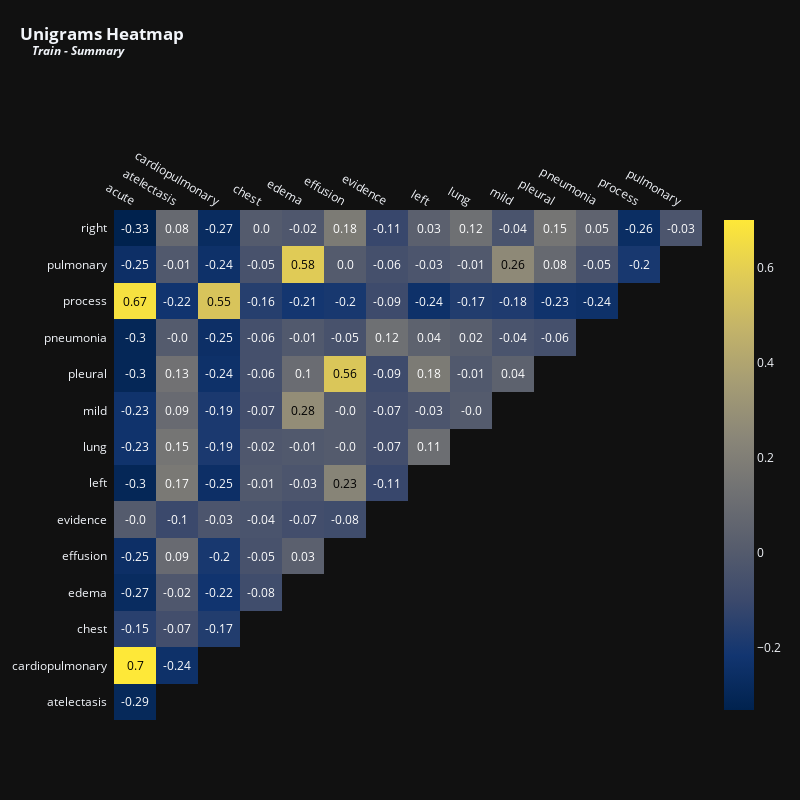

This figure's notebook cell:
### Markdown cell above
<p style="font-family: Calibri, serif; text-align: left;
          font-size: 24px; letter-spacing: .85px;color: #02011a">You can see that the correlations between these terms are neither strongly positive nor strongly negative. The most positively correlated terms are <i>"don"</i> and <i>"know"</i>, at 0.12. It is relevant to observe that the <code>TfidfVectorizer</code> function performs some changes to the text, such as removing contractions, which explains why the word <i>don't</i> appears without its apostrophe <i>'t</i>.</p>
          
<p style="font-family: Calibri, serif; text-align: left;
          font-size: 24px; letter-spacing: .85px;color: #02011a">It is also interesting to notice a negative correlation — although still not extremely significant — between the terms <i>"yes"</i> and <i>"yeah"</i>. Maybe this happens because it would be redundant to include both in the same findings, or perhaps the data captures a tendency of individuals to use <i>"yeah"</i> instead of <i>"yes"</i> during conversations. These are some hypotheses we can consider when analyzing this type of heatmaps.</p>
          
<p style="font-family: Calibri, serif; text-align: left;
          font-size: 24px; letter-spacing: .85px;color: #02011a">Let's perform the same analysis to the summaries.</p>

### Code cell
vectorizer = TfidfVectorizer(max_features = 15,stop_words = 'english') # Top 15 terms
x = vectorizer.fit_transform(train["impression"].fillna(''))
df_tfidfvect = pd.DataFrame(x.toarray(), columns=vectorizer.get_feature_names_out())
plot_correlation(df_tfidfvect, 'Unigrams', 'Train - Summary', 800, 800, 12)

### Figure 1 — Plotly figure (JSON) as saved in the notebook; plotly's stock layout.template omitted (floating-point values rounded to 4 significant figures)
{"data": [{"colorscale": [[0, "#00224e"], [0.1111, "#123570"], [0.2222, "#3b496c"], [0.3333, "#575d6d"], [0.4444, "#707173"], [0.5556, "#8a8678"], [0.6667, "#a59c74"], [0.7778, "#c3b369"], [0.8889, "#e1cc55"], [1, "#fee838"]], "reversescale": false, "showscale": false, "x": ["acute", "atelectasis", "cardiopulmonary", "chest", "edema", "effusion", "evidence", "left", "lung", "mild", "pleural", "pneumonia", "process", "pulmonary"], "y": ["right", "pulmonary", "process", "pneumonia", "pleural", "mild", "lung", "left", "evidence", "effusion", "edema", "chest", "cardiopulmonary", "atelectasis"], "z": [[-0.33, 0.08, -0.27, 0, -0.02, 0.18, -0.11, 0.03, 0.12, -0.04, 0.15, 0.05, -0.26, -0.03], [-0.25, -0.01, -0.24, -0.05, 0.58, 0, -0.06, -0.03, -0.01, 0.26, 0.08, -0.05, -0.2], [0.67, -0.22, 0.55, -0.16, -0.21, -0.2, -0.09, -0.24, -0.17, -0.18, -0.23, -0.24], [-0.3, 0, -0.25, -0.06, -0.01, -0.05, 0.12, 0.04, 0.02, -0.04, -0.06], [-0.3, 0.13, -0.24, -0.06, 0.1, 0.56, -0.09, 0.18, -0.01, 0.04], [-0.23, 0.09, -0.19, -0.07, 0.28, 0, -0.07, -0.03, 0], [-0.23, 0.15, -0.19, -0.02, -0.01, 0, -0.07, 0.11], [-0.3, 0.17, -0.25, -0.01, -0.03, 0.23, -0.11], [0, -0.1, -0.03, -0.04, -0.07, -0.08], [-0.25, 0.09, -0.2, -0.05, 0.03], [-0.27, -0.02, -0.22, -0.08], [-0.15, -0.07, -0.17], [0.7, -0.24], [-0.29]], "type": "heatmap"}, {"colorscale": [[0, "#00224e"], [0.1111, "#123570"], [0.2222, "#3b496c"], [0.3333, "#575d6d"], [0.4444, "#707173"], [0.5556, "#8a8678"], [0.6667, "#a59c74"], [0.7778, "#c3b369"], [0.8889, "#e1cc55"], [1, "#fee838"]], "showscale": true, "visible": true, "z": [[-0.33, 0.08, -0.27, 0, -0.02, 0.18, -0.11, 0.03, 0.12, -0.04, 0.15, 0.05, -0.26, -0.03], [-0.25, -0.01, -0.24, -0.05, 0.58, 0, -0.06, -0.03, -0.01, 0.26, 0.08, -0.05, -0.2], [0.67, -0.22, 0.55, -0.16, -0.21, -0.2, -0.09, -0.24, -0.17, -0.18, -0.23, -0.24], [-0.3, 0, -0.25, -0.06, -0.01, -0.05, 0.12, 0.04, 0.02, -0.04, -0.06], [-0.3, 0.13, -0.24, -0.06, 0.1, 0.56, -0.09, 0.18, -0.01, 0.04], [-0.23, 0.09, -0.19, -0.07, 0.28, 0, -0.07, -0.03, 0], [-0.23, 0.15, -0.19, -0.02, -0.01, 0, -0.07, 0.11], [-0.3, 0.17, -0.25, -0.01, -0.03, 0.23, -0.11], [0, -0.1, -0.03, -0.04, -0.07, -0.08], [-0.25, 0.09, -0.2, -0.05, 0.03], [-0.27, -0.02, -0.22, -0.08], [-0.15, -0.07, -0.17], [0.7, -0.24], [-0.29]], "type": "heatmap"}], "layout": {"annotations": [{"font": {"color": "#FFFFFF", "size": 12}, "showarrow": false, "text": "-0.33", "x": "acute", "xref": "x", "y": "right", "yref": "y"}, {"font": {"color": "#FFFFFF", "size": 12}, "showarrow": false, "text": "0.08", "x": "atelectasis", "xref": "x", "y": "right", "yref": "y"}, {"font": {"color": "#FFFFFF", "size": 12}, "showarrow": false, "text": "-0.27", "x": "cardiopulmonary", "xref": "x", "y": "right", "yref": "y"}, {"font": {"color": "#FFFFFF", "size": 12}, "showarrow": false, "text": "0.0", "x": "chest", "xref": "x", "y": "right", "yref": "y"}, {"font": {"color": "#FFFFFF", "size": 12}, "showarrow": false, "text": "-0.02", "x": "edema", "xref": "x", "y": "right", "yref": "y"}, {"font": {"color": "#FFFFFF", "size": 12}, "showarrow": false, "text": "0.18", "x": "effusion", "xref": "x", "y": "right", "yref": "y"}, {"font": {"color": "#FFFFFF", "size": 12}, "showarrow": false, "text": "-0.11", "x": "evidence", "xref": "x", "y": "right", "yref": "y"}, {"font": {"color": "#FFFFFF", "size": 12}, "showarrow": false, "text": "0.03", "x": "left", "xref": "x", "y": "right", "yref": "y"}, {"font": {"color": "#FFFFFF", "size": 12}, "showarrow": false, "text": "0.12", "x": "lung", "xref": "x", "y": "right", "yref": "y"}, {"font": {"color": "#FFFFFF", "size": 12}, "showarrow": false, "text": "-0.04", "x": "mild", "xref": "x", "y": "right", "yref": "y"}, {"font": {"color": "#FFFFFF", "size": 12}, "showarrow": false, "text": "0.15", "x": "pleural", "xref": "x", "y": "right", "yref": "y"}, {"font": {"color": "#FFFFFF", "size": 12}, "showarrow": false, "text": "0.05", "x": "pneumonia", "xref": "x", "y": "right", "yref": "y"}, {"font": {"color": "#FFFFFF", "size": 12}, "showarrow": false, "text": "-0.26", "x": "process", "xref": "x", "y": "right", "yref": "y"}, {"font": {"color": "#FFFFFF", "size": 12}, "showarrow": false, "text": "-0.03", "x": "pulmonary", "xref": "x", "y": "right", "yref": "y"}, {"font": {"color": "#FFFFFF", "size": 12}, "showarrow": false, "text": "-0.25", "x": "acute", "xref": "x", "y": "pulmonary", "yref": "y"}, {"font": {"color": "#FFFFFF", "size": 12}, "showarrow": false, "text": "-0.01", "x": "atelectasis", "xref": "x", "y": "pulmonary", "yref": "y"}, {"font": {"color": "#FFFFFF", "size": 12}, "showarrow": false, "text": "-0.24", "x": "cardiopulmonary", "xref": "x", "y": "pulmonary", "yref": "y"}, {"font": {"color": "#FFFFFF", "size": 12}, "showarrow": false, "text": "-0.05", "x": "chest", "xref": "x", "y": "pulmonary", "yref": "y"}, {"font": {"color": "#000000", "size": 12}, "showarrow": false, "text": "0.58", "x": "edema", "xref": "x", "y": "pulmonary", "yref": "y"}, {"font": {"color": "#FFFFFF", "size": 12}, "showarrow": false, "text": "0.0", "x": "effusion", "xref": "x", "y": "pulmonary", "yref": "y"}, {"font": {"color": "#FFFFFF", "size": 12}, "showarrow": false, "text": "-0.06", "x": "evidence", "xref": "x", "y": "pulmonary", "yref": "y"}, {"font": {"color": "#FFFFFF", "size": 12}, "showarrow": false, "text": "-0.03", "x": "left", "xref": "x", "y": "pulmonary", "yref": "y"}, {"font": {"color": "#FFFFFF", "size": 12}, "showarrow": false, "text": "-0.01", "x": "lung", "xref": "x", "y": "pulmonary", "yref": "y"}, {"font": {"color": "#000000", "size": 12}, "showarrow": false, "text": "0.26", "x": "mild", "xref": "x", "y": "pulmonary", "yref": "y"}, {"font": {"color": "#FFFFFF", "size": 12}, "showarrow": false, "text": "0.08", "x": "pleural", "xref": "x", "y": "pulmonary", "yref": "y"}, {"font": {"color": "#FFFFFF", "size": 12}, "showarrow": false, "text": "-0.05", "x": "pneumonia", "xref": "x", "y": "pulmonary", "yref": "y"}, {"font": {"color": "#FFFFFF", "size": 12}, "showarrow": false, "text": "-0.2", "x": "process", "xref": "x", "y": "pulmonary", "yref": "y"}, {"font": {"color": "#000000", "size": 12}, "showarrow": false, "text": "0.67", "x": "acute", "xref": "x", "y": "process", "yref": "y"}, {"font": {"color": "#FFFFFF", "size": 12}, "showarrow": false, "text": "-0.22", "x": "atelectasis", "xref": "x", "y": "process", "yref": "y"}, {"font": {"color": "#000000", "size": 12}, "showarrow": false, "text": "0.55", "x": "cardiopulmonary", "xref": "x", "y": "process", "yref": "y"}, {"font": {"color": "#FFFFFF", "size": 12}, "showarrow": false, "text": "-0.16", "x": "chest", "xref": "x", "y": "process", "yref": "y"}, {"font": {"color": "#FFFFFF", "size": 12}, "showarrow": false, "text": "-0.21", "x": "edema", "xref": "x", "y": "process", "yref": "y"}, {"font": {"color": "#FFFFFF", "size": 12}, "showarrow": false, "text": "-0.2", "x": "effusion", "xref": "x", "y": "process", "yref": "y"}, {"font": {"color": "#FFFFFF", "size": 12}, "showarrow": false, "text": "-0.09", "x": "evidence", "xref": "x", "y": "process", "yref": "y"}, {"font": {"color": "#FFFFFF", "size": 12}, "showarrow": false, "text": "-0.24", "x": "left", "xref": "x", "y": "process", "yref": "y"}, {"font": {"color": "#FFFFFF", "size": 12}, "showarrow": false, "text": "-0.17", "x": "lung", "xref": "x", "y": "process", "yref": "y"}, {"font": {"color": "#FFFFFF", "size": 12}, "showarrow": false, "text": "-0.18", "x": "mild", "xref": "x", "y": "process", "yref": "y"}, {"font": {"color": "#FFFFFF", "size": 12}, "showarrow": false, "text": "-0.23", "x": "pleural", "xref": "x", "y": "process", "yref": "y"}, {"font": {"color": "#FFFFFF", "size": 12}, "showarrow": false, "text": "-0.24", "x": "pneumonia", "xref": "x", "y": "process", "yref": "y"}, {"font": {"color": "#FFFFFF", "size": 12}, "showarrow": false, "text": "-0.3", "x": "acute", "xref": "x", "y": "pneumonia", "yref": "y"}, {"font": {"color": "#FFFFFF", "size": 12}, "showarrow": false, "text": "-0.0", "x": "atelectasis", "xref": "x", "y": "pneumonia", "yref": "y"}, {"font": {"color": "#FFFFFF", "size": 12}, "showarrow": false, "text": "-0.25", "x": "cardiopulmonary", "xref": "x", "y": "pneumonia", "yref": "y"}, {"font": {"color": "#FFFFFF", "size": 12}, "showarrow": false, "text": "-0.06", "x": "chest", "xref": "x", "y": "pneumonia", "yref": "y"}, {"font": {"color": "#FFFFFF", "size": 12}, "showarrow": false, "text": "-0.01", "x": "edema", "xref": "x", "y": "pneumonia", "yref": "y"}, {"font": {"color": "#FFFFFF", "size": 12}, "showarrow": false, "text": "-0.05", "x": "effusion", "xref": "x", "y": "pneumonia", "yref": "y"}, {"font": {"color": "#FFFFFF", "size": 12}, "showarrow": false, "text": "0.12", "x": "evidence", "xref": "x", "y": "pneumonia", "yref": "y"}, {"font": {"color": "#FFFFFF", "size": 12}, "showarrow": false, "text": "0.04", "x": "left", "xref": "x", "y": "pneumonia", "yref": "y"}, {"font": {"color": "#FFFFFF", "size": 12}, "showarrow": false, "text": "0.02", "x": "lung", "xref": "x", "y": "pneumonia", "yref": "y"}, {"font": {"color": "#FFFFFF", "size": 12}, "showarrow": false, "text": "-0.04", "x": "mild", "xref": "x", "y": "pneumonia", "yref": "y"}, {"font": {"color": "#FFFFFF", "size": 12}, "showarrow": false, "text": "-0.06", "x": "pleural", "xref": "x", "y": "pneumonia", "yref": "y"}, {"font": {"color": "#FFFFFF", "size": 12}, "showarrow": false, "text": "-0.3", "x": "acute", "xref": "x", "y": "pleural", "yref": "y"}, {"font": {"color": "#FFFFFF", "size": 12}, "showarrow": false, "text": "0.13", "x": "atelectasis", "xref": "x", "y": "pleural", "yref": "y"}, {"font": {"color": "#FFFFFF", "size": 12}, "showarrow": false, "text": "-0.24", "x": "cardiopulmonary", "xref": "x", "y": "pleural", "yref": "y"}, {"font": {"color": "#FFFFFF", "size": 12}, "showarrow": false, "text": "-0.06", "x": "chest", "xref": "x", "y": "pleural", "yref": "y"}, {"font": {"color": "#FFFFFF", "size": 12}, "showarrow": false, "text": "0.1", "x": "edema", "xref": "x", "y": "pleural", "yref": "y"}, {"font": {"color": "#000000", "size": 12}, "showarrow": false, "text": "0.56", "x": "effusion", "xref": "x", "y": "pleural", "yref": "y"}, {"font": {"color": "#FFFFFF", "size": 12}, "showarrow": false, "text": "-0.09", "x": "evidence", "xref": "x", "y": "pleural", "yref": "y"}, {"font": {"color": "#FFFFFF", "size": 12}, "showarrow": false, "text": "0.18", "x": "left", "xref": "x", "y": "pleural", "yref": "y"}, {"font": {"color": "#FFFFFF", "size": 12}, "showarrow": false, "text": "-0.01", "x": "lung", "xref": "x", "y": "pleural", "yref": "y"}, {"font": {"color": "#FFFFFF", "size": 12}, "showarrow": false, "text": "0.04", "x": "mild", "xref": "x", "y": "pleural", "yref": "y"}, {"font": {"color": "#FFFFFF", "size": 12}, "showarrow": false, "text": "-0.23", "x": "acute", "xref": "x", "y": "mild", "yref": "y"}, {"font": {"color": "#FFFFFF", "size": 12}, "showarrow": false, "text": "0.09", "x": "atelectasis", "xref": "x", "y": "mild", "yref": "y"}, {"font": {"color": "#FFFFFF", "size": 12}, "showarrow": false, "text": "-0.19", "x": "cardiopulmonary", "xref": "x", "y": "mild", "yref": "y"}, {"font": {"color": "#FFFFFF", "size": 12}, "showarrow": false, "text": "-0.07", "x": "chest", "xref": "x", "y": "mild", "yref": "y"}, {"font": {"color": "#000000", "size": 12}, "showarrow": false, "text": "0.28", "x": "edema", "xref": "x", "y": "mild", "yref": "y"}, {"font": {"color": "#FFFFFF", "size": 12}, "showarrow": false, "text": "-0.0", "x": "effusion", "xref": "x", "y": "mild", "yref": "y"}, {"font": {"color": "#FFFFFF", "size": 12}, "showarrow": false, "text": "-0.07", "x": "evidence", "xref": "x", "y": "mild", "yref": "y"}, {"font": {"color": "#FFFFFF", "size": 12}, "showarrow": false, "text": "-0.03", "x": "left", "xref": "x", "y": "mild", "yref": "y"}, {"font": {"color": "#FFFFFF", "size": 12}, "showarrow": false, "text": "-0.0", "x": "lung", "xref": "x", "y": "mild", "yref": "y"}, {"font": {"color": "#FFFFFF", "size": 12}, "showarrow": false, "text": "-0.23", "x": "acute", "xref": "x", "y": "lung", "yref": "y"}, {"font": {"color": "#FFFFFF", "size": 12}, "showarrow": false, "text": "0.15", "x": "atelectasis", "xref": "x", "y": "lung", "yref": "y"}, {"font": {"color": "#FFFFFF", "size": 12}, "showarrow": false, "text": "-0.19", "x": "cardiopulmonary", "xref": "x", "y": "lung", "yref": "y"}, {"font": {"color": "#FFFFFF", "size": 12}, "showarrow": false, "text": "-0.02", "x": "chest", "xref": "x", "y": "lung", "yref": "y"}, {"font": {"color": "#FFFFFF", "size": 12}, "showarrow": false, "text": "-0.01", "x": "edema", "xref": "x", "y": "lung", "yref": "y"}, {"font": {"color": "#FFFFFF", "size": 12}, "showarrow": false, "text": "-0.0", "x": "effusion", "xref": "x", "y": "lung", "yref": "y"}, {"font": {"color": "#FFFFFF", "size": 12}, "showarrow": false, "text": "-0.07", "x": "evidence", "xref": "x", "y": "lung", "yref": "y"}, {"font": {"color": "#FFFFFF", "size": 12}, "showarrow": false, "text": "0.11", "x": "left", "xref": "x", "y": "lung", "yref": "y"}, {"font": {"color": "#FFFFFF", "size": 12}, "showarrow": false, "text": "-0.3", "x": "acute", "xref": "x", "y": "left", "yref": "y"}, {"font": {"color": "#FFFFFF", "size": 12}, "showarrow": false, "text": "0.17", "x": "atelectasis", "xref": "x", "y": "left", "yref": "y"}, {"font": {"color": "#FFFFFF", "size": 12}, "showarrow": false, "text": "-0.25", "x": "cardiopulmonary", "xref": "x", "y": "left", "yref": "y"}, {"font": {"color": "#FFFFFF", "size": 12}, "showarrow": false, "text": "-0.01", "x": "chest", "xref": "x", "y": "left", "yref": "y"}, {"font": {"color": "#FFFFFF", "size": 12}, "showarrow": false, "text": "-0.03", "x": "edema", "xref": "x", "y": "left", "yref": "y"}, {"font": {"color": "#000000", "size": 12}, "showarrow": false, "text": "0.23", "x": "effusion", "xref": "x", "y": "left", "yref": "y"}, {"font": {"color": "#FFFFFF", "size": 12}, "showarrow": false, "text": "-0.11", "x": "evidence", "xref": "x", "y": "left", "yref": "y"}, {"font": {"color": "#FFFFFF", "size": 12}, "showarrow": false, "text": "-0.0", "x": "acute", "xref": "x", "y": "evidence", "yref": "y"}, {"font": {"color": "#FFFFFF", "size": 12}, "showarrow": false, "text": "-0.1", "x": "atelectasis", "xref": "x", "y": "evidence", "yref": "y"}, {"font": {"color": "#FFFFFF", "size": 12}, "showarrow": false, "text": "-0.03", "x": "cardiopulmonary", "xref": "x", "y": "evidence", "yref": "y"}, {"font": {"color": "#FFFFFF", "size": 12}, "showarrow": false, "text": "-0.04", "x": "chest", "xref": "x", "y": "evidence", "yref": "y"}, {"font": {"color": "#FFFFFF", "size": 12}, "showarrow": false, "text": "-0.07", "x": "edema", "xref": "x", "y": "evidence", "yref": "y"}, {"font": {"color": "#FFFFFF", "size": 12}, "showarrow": false, "text": "-0.08", "x": "effusion", "xref": "x", "y": "evidence", "yref": "y"}, {"font": {"color": "#FFFFFF", "size": 12}, "showarrow": false, "text": "-0.25", "x": "acute", "xref": "x", "y": "effusion", "yref": "y"}, {"font": {"color": "#FFFFFF", "size": 12}, "showarrow": false, "text": "0.09", "x": "atelectasis", "xref": "x", "y": "effusion", "yref": "y"}, {"font": {"color": "#FFFFFF", "size": 12}, "showarrow": false, "text": "-0.2", "x": "cardiopulmonary", "xref": "x", "y": "effusion", "yref": "y"}, {"font": {"color": "#FFFFFF", "size": 12}, "showarrow": false, "text": "-0.05", "x": "chest", "xref": "x", "y": "effusion", "yref": "y"}, {"font": {"color": "#FFFFFF", "size": 12}, "showarrow": false, "text": "0.03", "x": "edema", "xref": "x", "y": "effusion", "yref": "y"}, {"font": {"color": "#FFFFFF", "size": 12}, "showarrow": false, "text": "-0.27", "x": "acute", "xref": "x", "y": "edema", "yref": "y"}, {"font": {"color": "#FFFFFF", "size": 12}, "showarrow": false, "text": "-0.02", "x": "atelectasis", "xref": "x", "y": "edema", "yref": "y"}, {"font": {"color": "#FFFFFF", "size": 12}, "showarrow": false, "text": "-0.22", "x": "cardiopulmonary", "xref": "x", "y": "edema", "yref": "y"}, {"font": {"color": "#FFFFFF", "size": 12}, "showarrow": false, "text": "-0.08", "x": "chest", "xref": "x", "y": "edema", "yref": "y"}, {"font": {"color": "#FFFFFF", "size": 12}, "showarrow": false, "text": "-0.15", "x": "acute", "xref": "x", "y": "chest", "yref": "y"}, {"font": {"color": "#FFFFFF", "size": 12}, "showarrow": false, "text": "-0.07", "x": "atelectasis", "xref": "x", "y": "chest", "yref": "y"}, {"font": {"color": "#FFFFFF", "size": 12}, "showarrow": false, "text": "-0.17", "x": "cardiopulmonary", "xref": "x", "y": "chest", "yref": "y"}, {"font": {"color": "#000000", "size": 12}, "showarrow": false, "text": "0.7", "x": "acute", "xref": "x", "y": "cardiopulmonary", "yref": "y"}, {"font": {"color": "#FFFFFF", "size": 12}, "showarrow": false, "text": "-0.24", "x": "atelectasis", "xref": "x", "y": "cardiopulmonary", "yref": "y"}, {"font": {"color": "#FFFFFF", "size": 12}, "showarrow": false, "text": "-0.29", "x": "acute", "xref": "x", "y": "atelectasis", "yref": "y"}], "xaxis": {"dtick": 1, "gridcolor": "rgb(0, 0, 0)", "side": "top", "ticks": "", "showgrid": false}, "yaxis": {"dtick": 1, "ticks": "", "ticksuffix": "  ", "autorange": "reversed", "showgrid": false}, "title": {"text": "<b>Unigrams Heatmap<br><sup>&nbsp;&nbsp;&nbsp;&nbsp;<i>Train - Summary</i></sup></b>", "x": 0.025, "xanchor": "left", "y": 0.95}, "margin": {"t": 210, "l": 110}, "height": 800, "width": 800}}
